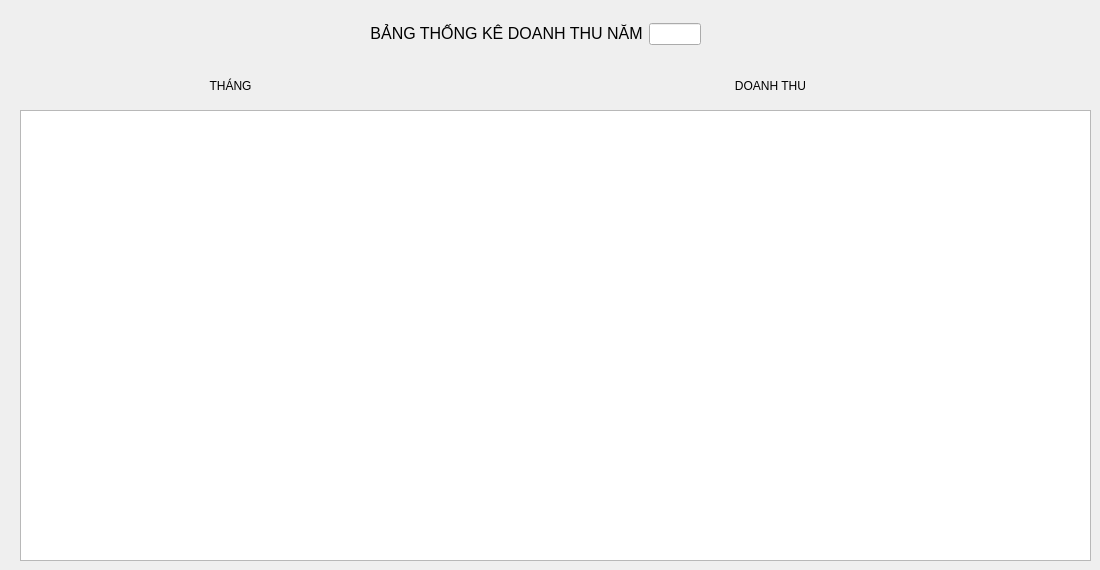
      <widget class="QWidget" name="statisticsByTime">
       <attribute name="title">
        <string>THÔNG KÊ THEO THỜI GIAN</string>
       </attribute>
       <widget class="QTableWidget" name="dsnv_6">
        <property name="geometry">
         <rect>
          <x>20</x>
          <y>110</y>
          <width>1071</width>
          <height>451</height>
         </rect>
        </property>
        <property name="horizontalScrollBarPolicy">
         <enum>Qt::ScrollBarPolicy::ScrollBarAlwaysOff</enum>
        </property>
        <property name="gridStyle">
         <enum>Qt::PenStyle::DashLine</enum>
        </property>
       </widget>
       <widget class="QLabel" name="thang">
        <property name="geometry">
         <rect>
          <x>20</x>
          <y>70</y>
          <width>421</width>
          <height>31</height>
         </rect>
        </property>
        <property name="sizePolicy">
         <sizepolicy hsizetype="Fixed" vsizetype="Fixed">
          <horstretch>0</horstretch>
          <verstretch>0</verstretch>
         </sizepolicy>
        </property>
        <property name="styleSheet">
         <string notr="true">#label {
                                                                                background-color: #00A4E8;
                                                                                color: #ffffff;
                                                                                font: Bold &quot;Inter&quot;;
                                                                                }</string>
        </property>
        <property name="text">
         <string>THÁNG</string>
        </property>
        <property name="alignment">
         <set>Qt::AlignmentFlag::AlignCenter</set>
        </property>
       </widget>
       <widget class="QLabel" name="doanhthu">
        <property name="geometry">
         <rect>
          <x>450</x>
          <y>70</y>
          <width>641</width>
          <height>31</height>
         </rect>
        </property>
        <property name="styleSheet">
         <string notr="true">#label {
                                                                                background-color: #00A4E8;
                                                                                color: #ffffff;
                                                                                font: Bold &quot;Inter&quot;;
                                                                                }</string>
        </property>
        <property name="text">
         <string>DOANH THU</string>
        </property>
        <property name="alignment">
         <set>Qt::AlignmentFlag::AlignCenter</set>
        </property>
       </widget>
       <widget class="QWidget" name="layoutWidget9">
        <property name="geometry">
         <rect>
          <x>370</x>
          <y>20</y>
          <width>331</width>
          <height>28</height>
         </rect>
        </property>
        <layout class="QHBoxLayout" name="horizontalLayout_8">
         <item>
          <widget class="QLabel" name="tieude_3">
           <property name="styleSheet">
            <string notr="true">#tieude {
                                                                                                        font: bold &quot;Goldman&quot;;
                                                                                                        color: #ffffff;
                                                                                                        }</string>
           </property>
           <property name="text">
            <string>&lt;html&gt;&lt;head/&gt;&lt;body&gt;&lt;p align=&quot;center&quot;&gt;&lt;span style=&quot; font-family:'Times New Roman','serif'; font-size:12pt;&quot;&gt;BẢNG THỐNG KÊ DOANH THU NĂM&lt;/span&gt;&lt;/p&gt;&lt;/body&gt;&lt;/html&gt;</string>
           </property>
          </widget>
         </item>
         <item>
          <widget class="QLineEdit" name="lineEdit"/>
         </item>
        </layout>
       </widget>
      </widget>
